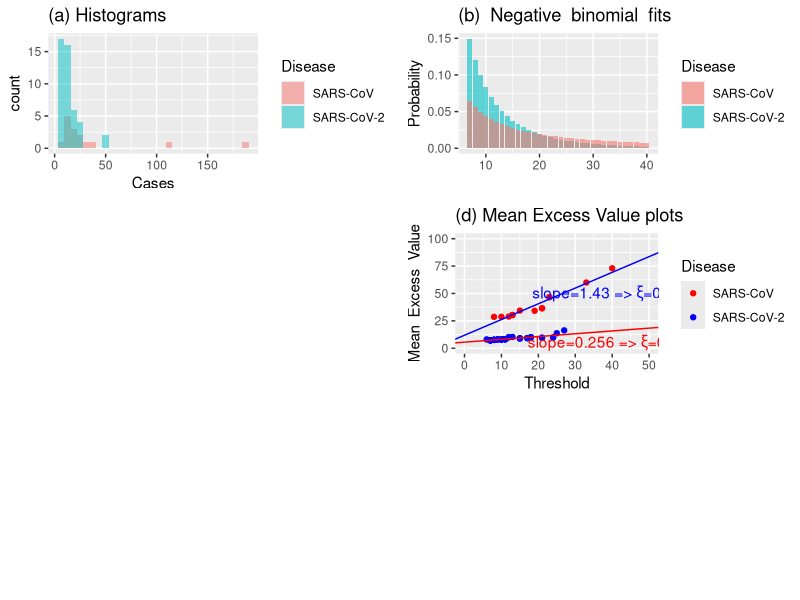

The R source for this figure: (Note: this script raises an error after producing the figure.)
setwd("C:/Users/antoi/Dropbox/Post doc ENSAI/PNAS")

library(ggplot2)

require(grid)
grid.newpage()
pushViewport(viewport(layout = grid.layout(3,2)))

define_region = function(row, col){
  viewport(layout.pos.row=row, layout.pos.col=col)
}

############################################

#data

Z=c(10,9,6.5,11,11,8,7,7,25,8,7,9,12,27,21,17,15,11,10,13,7,17.5,52,7,8,7,18,24,11,51,21,15,7,9,17,12,24,8,11,10,10,8,8,11,15,21,19,13,13,33,112,21,23,23,40,187,15,10,8,12)

Z=round(Z)

#####################################

data <- data.frame(
  Disease = c( rep("SARS-CoV ", 15), rep("SARS-CoV-2", 45) ),
  Cases = c( Z[46:60], Z[1:45] )
)

p=ggplot(data, aes(x=Cases,fill=Disease)) +
  geom_histogram(alpha=0.5,position="identity")


print(p+labs(title = "(a) Histograms"),vp=define_region(1,1))

###########################################


Z=c(10,9,6.5,11,11,8,7,7,25,8,7,9,12,27,21,17,15,11,10,13,7,17.5,52,7,8,7,18,24,11,51,21,15,7,9,17,12,24,8,11,10,10,8,8,11,15,21,19,13,13,33,112,21,23,23,40,187,15,10,8,12)

Z=round(Z)

Zcov=Z[1:45] #SARS-CoV-2

Zsars=Z[46:60] #SARS-CoV

f=function(theta){
  return(-sum(log((dnbinom(Zcov,size=theta[1],mu=theta[2]))/(1-pnbinom(6,size=theta[1],mu=theta[2])))))
}

thetahatcov=optim(fn=f,par=c(100,100))$par

cumsum(dnbinom(7:100,size=thetahatcov[1],mu=thetahatcov[2])/(1-pnbinom(6,size=thetahatcov[1],mu=thetahatcov[2])))

#######################################


f=function(theta){
  return(-sum(log((dnbinom(Zsars,size=theta[1],mu=theta[2]))/(1-pnbinom(6,size=theta[1],mu=theta[2])))))
}

thetahatsars=optim(fn=f,par=c(100,100))$par

cumsum(dnbinom(7:100,size=thetahatsars[1],mu=thetahatsars[2])/(1-pnbinom(6,size=thetahatsars[1],mu=thetahatsars[2])))

data <- data.frame(
  Disease = c( rep("SARS-CoV-2", 34), rep("SARS-CoV ", 34) ),
  probs = c((dnbinom(7:40,size=thetahatcov[1],mu=thetahatcov[2])/(1-pnbinom(6,size=thetahatcov[1],mu=thetahatcov[2]))),(dnbinom(7:40,size=thetahatsars[1],mu=thetahatsars[2])/(1-pnbinom(6,size=thetahatsars[1],mu=thetahatsars[2])))),
  xaxis = c((7:40),(7:40))
)

p=ggplot(data,aes(x = xaxis, y = probs, fill = Disease)) +
  geom_col(alpha=0.6,position="identity") +
  labs(title = "(b)  Negative  binomial  fits",
       x = "",
       y = "Probability") 

print(p,vp=define_region(1,2))


###########################################



Z=c(10,9,6.5,11,11,8,7,7,25,8,7,9,12,27,21,17,15,11,10,13,7,17.5,52,7,8,7,18,24,11,51,21,15,7,9,17,12,24,8,11,10,10,8,8,11,15,21,19,13,13,33,112,21,23,23,40,187,15,10,8,12)

Z=round(Z)

Ztot=Z

Z=Z[46:60] 

########################################

Z=Ztot[1:45] #SARS-CoV-2

vecucov2=sort(Z)

meanexcesscov2=rep(0,length(vecucov2))

i=1

while(i<=length(vecucov2)){
  
  meanexcesscov2[i]=mean(Z[which(Z>=vecucov2[i])]-vecucov2[i])
  
  i=i+1
}

Z=Ztot[46:60] #SARS-CoV

vecu=sort(Z)

meanexcess=rep(0,length(vecu))

i=1

while(i<=length(vecu)){
  
  meanexcess[i]=mean(Z[which(Z>=vecu[i])]-vecu[i])
  
  i=i+1
}

#####################################

data <- data.frame(
  Disease = c( rep("SARS-CoV ", 15), rep("SARS-CoV-2", 45) ),
  Excess = c( meanexcess, meanexcesscov2 ),
  Threshold = c( vecu , vecucov2 )
)

linreg=lm(meanexcess[1:13]~vecu[1:13])$coefficients

linreg2=lm(meanexcesscov2[1:43]~vecucov2[1:43])$coefficients

p=ggplot(data, aes(x=Threshold, y=Excess,col=Disease)) +
  scale_color_manual(values = c("red", "blue")) +
  geom_point() + ylim(c(0, 100)) + xlim(c(0,50))+ 
  geom_abline(intercept = linreg[1], slope = linreg[2],color="blue") +
  geom_abline(intercept = linreg2[1], slope = linreg2[2],color="red") +
  annotate(geom="text",x=40, y=50, label=expression(paste(slope,'=1.43',' => ',xi,'=0.589')),color="blue") +
  annotate(geom="text",x=40, y=5, label=expression(paste(slope,'=0.256',' => ',xi,'=0.204')),color="red") +
  ylab("Mean  Excess  Value")

print(p+labs(title = "(d) Mean Excess Value plots")
      ,vp=define_region(2,2))

##############################################



Z=c(10,9,6.5,11,11,8,7,7,25,8,7,9,12,27,21,17,15,11,10,13,7,17.5,52,7,8,7,18,24,11,51,21,15,7,9,17,12,24,8,11,10,10,8,8,11,15,21,19,13,13,33,112,21,23,23,40,187,15,10,8,12)

Z=round(Z)

Z60=Z

Ztot=Z

Z=Z[46:60]

########################################

Z=Ztot[1:45] #SARS-CoV-2

vecu=sort(Z)

meanexcess=rep(0,length(vecu))

i=1

while(i<=length(vecu)){
  
  meanexcess[i]=mean(Z[which(Z>=vecu[i])]-vecu[i])
  
  i=i+1
}


linreg=lm(meanexcess[1:43]~vecu[1:43])$coefficients


linreg[2]/(1+linreg[2]) #approximation of xi

Z=Ztot[46:60] #SARS-CoV

vecu=sort(Z)

meanexcess=rep(0,length(vecu))

i=1

while(i<=length(vecu)){
  
  meanexcess[i]=mean(Z[which(Z>=vecu[i])]-vecu[i])
  
  i=i+1
}

linreg=lm(meanexcess[1:13]~vecu[1:13])$coefficients

abline(a=linreg[1],b=linreg[2],col="blue")

linreg[2]/(1+linreg[2]) #approximation of the xi

#####################################


ddgpd=function(k,igamma,sigma){
  return((1+igamma*k/sigma)^(-1/igamma)-(1+igamma*(k+1)/sigma)^(-1/igamma))
} #mass function


Z=c(10,9,6.5,11,11,8,7,7,25,8,7,9,12,27,21,17,15,11,10,13,7,17.5,52,7,8,7,18,24,11,51,21,15,7,9,17,12,24,8,11,10,10,8,8,11,15,21,19,13,13,33,112,21,23,23,40,187,15,10,8,12)

Z=round(Z)

Z=Z[1:45] #SARS-CoV-2

Ztot=Z

################derivatives approximations###################

llfunction=function(theta){
  igamma=theta[1]
  sigma=theta[2]
  return(-sum(log((ddgpd(Z,igamma,sigma)))))
}

llfunction2=function(igamma,sigma){
  return(-sum(log(((1+igamma*Z/sigma)^(-1/igamma)-(1+igamma*(Z+1)/sigma)^(-1/igamma)))))
}

dllfunction2gamma=function(igamma,sigma){
  return((llfunction2(igamma+0.001,sigma)-llfunction2(igamma,sigma))/0.001)
}

dllfunction2gammasigma=function(igamma,sigma){
  return((dllfunction2gamma(igamma,sigma+0.001)-dllfunction2gamma(igamma,sigma))/0.001)
}

dllfunction2gamma2=function(igamma,sigma){
  return((dllfunction2gamma(igamma+0.001,sigma)-dllfunction2gamma(igamma,sigma))/0.001)
}

dllfunction2sigma=function(igamma,sigma){
  return((llfunction2(igamma,sigma+0.001)-llfunction2(igamma,sigma))/0.001)
}

dllfunction2sigma2=function(igamma,sigma){
  return((dllfunction2sigma(igamma,sigma+0.001)-dllfunction2sigma(igamma,sigma))/0.001)
}

k=1

#vecu=1:20

vecu=unique(sort(Ztot))

vecgamma=rep(0,length(vecu))

vecgammahillcovid=rep(0,length(vecu))

vecgammasuphillcovid=rep(0,length(vecu))

vecgammainfhillcovid=rep(0,length(vecu))

vecgammainf=rep(0,length(vecu))

vecgammasup=rep(0,length(vecu))

vecsigma=rep(0,length(vecu))

vecsigmainf=rep(0,length(vecu))

vecsigmasup=rep(0,length(vecu))

while(k<=length(vecu)){
  
  Z=Ztot[which(Ztot>=vecu[k])]-vecu[k]
  
  nk=length(Z)
  
  thetahat=optim(fn=llfunction,par=c(0.25,0.5))$par #D-GPD fit
  
  vecgammahillcovid[k]=mean(log(Ztot[which(Ztot>=rev(vecu)[k])]/rev(vecu)[k])) #hill estimator
  
  vecgammasuphillcovid[k]=vecgammahillcovid[k]*(1+qnorm(0.95)/sqrt(nk))
  
  vecgammainfhillcovid[k]=vecgammahillcovid[k]*(1+qnorm(0.05)/sqrt(nk))
  
  vecgamma[k]=thetahat[1]
  
  vecsigma[k]=thetahat[2]
  
  I11=dllfunction2gamma2(thetahat[1],thetahat[2])
  
  I12=dllfunction2gammasigma(thetahat[1],thetahat[2])
  
  I21=I12
  
  I22=dllfunction2sigma2(thetahat[1],thetahat[2])
  
  matI=matrix(c(I11,I12,I21,I22),2,2)
  
  varhat=solve(matI)[1,1]
  
  varhatsigma=solve(matI)[2,2]
  
  vecgammasup[k]=vecgamma[k]+sqrt(varhat)*qnorm(0.95) #upper bound for xi
  
  vecgammainf[k]=vecgamma[k]+sqrt(varhat)*qnorm(0.05) #lower bound for xi
  
  vecsigmasup[k]=vecsigma[k]+sqrt(varhatsigma)*qnorm(0.95) #upper bound for sigma
  
  vecsigmainf[k]=vecsigma[k]+sqrt(varhatsigma)*qnorm(0.05) #lower bound for sigma
  
  k=k+1
  
}

vecgamma

vecgammacovid=vecgamma

vecgammainfcovid=vecgammainf

vecgammasupcovid=vecgammasup

vecsigmacovid=vecsigma

vecsigmasupcovid=vecsigmasup

vecsigmainfcovid=vecsigmainf

vecucovid=vecu

####################################

Z=c(10,9,6.5,11,11,8,7,7,25,8,7,9,12,27,21,17,15,11,10,13,7,17.5,52,7,8,7,18,24,11,51,21,15,7,9,17,12,24,8,11,10,10,8,8,11,15,21,19,13,13,33,112,21,23,23,40,187,15,10,8,12)

Z=round(Z)

Z=Z[46:60] #SARS-CoV

Ztot=Z

###################################

llfunction=function(theta){
  igamma=theta[1]
  sigma=theta[2]
  return(-sum(log((ddgpd(Z,igamma,sigma)))))
} #log-likelihood function

k=1

vecu=unique(sort(Ztot))

vecu=c(6,vecu)

vecgamma=rep(0,length(vecu))

vecgammainf=rep(0,length(vecu))

vecgammasup=rep(0,length(vecu))

vecgammahillsars=rep(0,length(vecu))

vecgammainfhillsars=rep(0,length(vecu))

vecgammasuphillsars=rep(0,length(vecu))

vecsigma=rep(0,length(vecu))

vecsigmasup=rep(0,length(vecu))

vecsigmainf=rep(0,length(vecu))

while(k<=length(vecu)){
  
  Z=Ztot[which(Ztot>=vecu[k])]-vecu[k]
  
  nk=length(Z)
  
  thetahat=optim(fn=llfunction,par=c(0.25,0.5))$par
  
  vecgammahillsars[k]=mean(log(Ztot[which(Ztot>=rev(vecu)[k])]/rev(vecu)[k])) #hill estimator
  
  vecgammasuphillsars[k]=vecgammahillsars[k]*(1+qnorm(0.95)/sqrt(nk))
  
  vecgammainfhillsars[k]=vecgammahillsars[k]*(1+qnorm(0.05)/sqrt(nk))
  
  vecgamma[k]=thetahat[1]
  
  vecsigma[k]=thetahat[2]
  
  I11=dllfunction2gamma2(thetahat[1],thetahat[2])
  
  I12=dllfunction2gammasigma(thetahat[1],thetahat[2])
  
  I21=I12
  
  I22=dllfunction2sigma2(thetahat[1],thetahat[2])
  
  matI=matrix(c(I11,I12,I21,I22),2,2)
  
  varhat=solve(matI)[1,1]
  
  varhatsigma=solve(matI)[2,2]
  
  vecgammasup[k]=vecgamma[k]+sqrt(varhat)*qnorm(0.95) #upper bound for xi
  
  vecgammainf[k]=vecgamma[k]+sqrt(varhat)*qnorm(0.05) #lower bound for xi
  
  vecsigmasup[k]=vecsigma[k]+sqrt(varhatsigma)*qnorm(0.95) #upper bound for sigma
  
  vecsigmainf[k]=vecsigma[k]+sqrt(varhatsigma)*qnorm(0.05) #lower bound for sigma
  
  k=k+1
  
}

vecgamma

vecgammasars=vecgamma

vecgammainfsars=vecgammainf

vecgammasupsars=vecgammasup

vecsigmasars=vecsigma

vecsigmainfsars=vecsigmainf

vecsigmasupsars=vecsigmasup

vecusars=vecu

########################################

Z60=c(10,9,6.5,11,11,8,7,7,25,8,7,9,12,27,21,17,15,11,10,13,7,17.5,52,7,8,7,18,24,11,51,21,15,7,9,17,12,24,8,11,10,10,8,8,11,15,21,19,13,13,33,112,21,23,23,40,187,15,10,8,12)

n=length(Z60)

vechill=rep(0,n-1)

vecu60=rep(0,n-1)

k=2

while(k<=n){
  
  vecu60[k-1]=rev(sort(Z60))[k]
  
  vechill[k-1]=mean(log(Z60[which(Z60>=vecu60[k-1])]/vecu60[k-1])) #hill estimator
  
  k=k+1
}

vecgammahill=unique(rev(vechill))

vecuhill=unique(rev(vecu60))

data <- data.frame(
  Disease = c( rep("SARS-CoV ", 13), rep("SARS-CoV-2", 17), rep("Pooled data",59) ),
  Tail_Index = c( vecgammahillsars , vecgammahillcovid , vechill ),
  Threshold = c( vecusars , vecucovid , vecu60 ),
  CIdown=c( vecgammainfhillsars , vecgammainfhillcovid , rep(-10,59) ),
  CIup=c( vecgammasuphillsars , vecgammasuphillcovid , rep(-10,59) )
)

p=ggplot(data,aes(x=Threshold, y=Tail_Index,col=Disease)) +
  scale_color_manual(values = c("black", "red", "blue")) +
  geom_point(aes(x=Threshold, y=Tail_Index,col=Disease)) + geom_line() +
  geom_point(aes(x=Threshold, y=CIdown,col=Disease))  + geom_line(aes(x=Threshold, y=CIdown,col=Disease),linetype="dashed") +
  geom_point(aes(x=Threshold, y=CIup,col=Disease))  + geom_line(aes(x=Threshold, y=CIup,col=Disease),linetype="dashed") +
  ylim(c(-0.5, 1.5)) + xlim(c(6,25)) +
  geom_line() + 
  #geom_abline(intercept = 0.25, slope = 0,color="red",linetype="dotted") +
  #geom_abline(intercept = 0.8, slope = 0,color="blue",linetype="dotted") +
  #geom_abline(intercept = 0.6, slope = 0,color="black",linetype="dotted") + 
  #annotate(geom="text",x=22, y=0.8, label=expression(paste(xi,'=0.8')),color="blue") +
  #annotate(geom="text",x=22, y=0.6, label=expression(paste(xi,'=0.6')),color="black") +
  #annotate(geom="text",x=22, y=0.25, label=expression(paste(xi,'=0.25')),color="red") +
  ylab("Tail  Index") 


print(p+labs(title = "(c) Tail index plots")#+theme_bw()+theme(panel.border = element_blank(), panel.grid.major = element_blank(),
      #                 panel.grid.minor = element_blank(), axis.line = element_line(colour = "black"))
      ,vp=define_region(2,1))

###########################################

Z=c(10,9,6.5,11,11,8,7,7,25,8,7,9,12,27,21,17,15,11,10,13,7,17.5,52,7,8,7,18,24,11,51,21,15,7,9,17,12,24,8,11,10,10,8,8,11,15,21,19,13,13,33,112,21,23,23,40,187,15,10,8,12)

Z=round(Z)

Z60=Z

Ztot=Z

Z=Z[46:60]

########################################

Z=Ztot[1:45] #SARS-CoV-2

vecu=sort(Z)

meanexcess=rep(0,length(vecu))

i=1

while(i<=length(vecu)){
  
  meanexcess[i]=mean(Z[which(Z>=vecu[i])]-vecu[i])
  
  i=i+1
}


linreg=lm(meanexcess[1:43]~vecu[1:43])$coefficients


linreg[2]/(1+linreg[2]) #approximation of xi

Z=Ztot[46:60] #SARS-CoV

vecu=sort(Z)

meanexcess=rep(0,length(vecu))

i=1

while(i<=length(vecu)){
  
  meanexcess[i]=mean(Z[which(Z>=vecu[i])]-vecu[i])
  
  i=i+1
}

linreg=lm(meanexcess[1:13]~vecu[1:13])$coefficients

abline(a=linreg[1],b=linreg[2],col="blue")

linreg[2]/(1+linreg[2]) #approximation of the xi

#####################################

ddgpd=function(k,igamma,sigma){
  return((1+igamma*k/sigma)^(-1/igamma)-(1+igamma*(k+1)/sigma)^(-1/igamma))
} #mass function


Z=c(10,9,6.5,11,11,8,7,7,25,8,7,9,12,27,21,17,15,11,10,13,7,17.5,52,7,8,7,18,24,11,51,21,15,7,9,17,12,24,8,11,10,10,8,8,11,15,21,19,13,13,33,112,21,23,23,40,187,15,10,8,12)

Z=round(Z)

Z=Z[1:45] #SARS-CoV-2

Ztot=Z

################derivatives approximations###################

llfunction=function(theta){
  igamma=theta[1]
  sigma=theta[2]
  return(-sum(log((ddgpd(Z,igamma,sigma)))))
}

llfunction2=function(igamma,sigma){
  return(-sum(log(((1+igamma*Z/sigma)^(-1/igamma)-(1+igamma*(Z+1)/sigma)^(-1/igamma)))))
}

dllfunction2gamma=function(igamma,sigma){
  return((llfunction2(igamma+0.001,sigma)-llfunction2(igamma,sigma))/0.001)
}

dllfunction2gammasigma=function(igamma,sigma){
  return((dllfunction2gamma(igamma,sigma+0.001)-dllfunction2gamma(igamma,sigma))/0.001)
}

dllfunction2gamma2=function(igamma,sigma){
  return((dllfunction2gamma(igamma+0.001,sigma)-dllfunction2gamma(igamma,sigma))/0.001)
}

dllfunction2sigma=function(igamma,sigma){
  return((llfunction2(igamma,sigma+0.001)-llfunction2(igamma,sigma))/0.001)
}

dllfunction2sigma2=function(igamma,sigma){
  return((dllfunction2sigma(igamma,sigma+0.001)-dllfunction2sigma(igamma,sigma))/0.001)
}

k=1

#vecu=1:20

vecu=unique(sort(Ztot))

vecgamma=rep(0,length(vecu))

vecgammainf=rep(0,length(vecu))

vecgammasup=rep(0,length(vecu))

vecsigma=rep(0,length(vecu))

vecsigmainf=rep(0,length(vecu))

vecsigmasup=rep(0,length(vecu))

while(k<=length(vecu)){
  
  Z=Ztot[which(Ztot>=vecu[k])]-vecu[k]
  
  nk=length(Z)
  
  thetahat=optim(fn=llfunction,par=c(0.25,0.5))$par #D-GPD fit
  
  vecgamma[k]=thetahat[1]
  
  vecsigma[k]=thetahat[2]
  
  I11=dllfunction2gamma2(thetahat[1],thetahat[2])
  
  I12=dllfunction2gammasigma(thetahat[1],thetahat[2])
  
  I21=I12
  
  I22=dllfunction2sigma2(thetahat[1],thetahat[2])
  
  matI=matrix(c(I11,I12,I21,I22),2,2)
  
  varhat=solve(matI)[1,1]
  
  varhatsigma=solve(matI)[2,2]
  
  vecgammasup[k]=vecgamma[k]+sqrt(varhat)*qnorm(0.95) #upper bound for xi
  
  vecgammainf[k]=vecgamma[k]+sqrt(varhat)*qnorm(0.05) #lower bound for xi
  
  vecsigmasup[k]=vecsigma[k]+sqrt(varhatsigma)*qnorm(0.95) #upper bound for sigma
  
  vecsigmainf[k]=vecsigma[k]+sqrt(varhatsigma)*qnorm(0.05) #lower bound for sigma
  
  k=k+1
  
}

vecgamma

vecgammacovid=vecgamma

vecgammainfcovid=vecgammainf

vecgammasupcovid=vecgammasup

vecsigmacovid=vecsigma

vecsigmasupcovid=vecsigmasup

vecsigmainfcovid=vecsigmainf

vecucovid=vecu

####################################

Z=c(10,9,6.5,11,11,8,7,7,25,8,7,9,12,27,21,17,15,11,10,13,7,17.5,52,7,8,7,18,24,11,51,21,15,7,9,17,12,24,8,11,10,10,8,8,11,15,21,19,13,13,33,112,21,23,23,40,187,15,10,8,12)

Z=round(Z)

Z=Z[46:60] #SARS-CoV

Ztot=Z

###################################

llfunction=function(theta){
  igamma=theta[1]
  sigma=theta[2]
  return(-sum(log((ddgpd(Z,igamma,sigma)))))
} #log-likelihood function

k=1

vecu=unique(sort(Ztot))

vecu=c(6,vecu)

vecgamma=rep(0,length(vecu))

vecgammainf=rep(0,length(vecu))

vecgammasup=rep(0,length(vecu))

vecsigma=rep(0,length(vecu))

vecsigmasup=rep(0,length(vecu))

vecsigmainf=rep(0,length(vecu))

while(k<=length(vecu)){
  
  Z=Ztot[which(Ztot>=vecu[k])]-vecu[k]
  
  nk=length(Z)
  
  thetahat=optim(fn=llfunction,par=c(0.25,0.5))$par
  
  vecgamma[k]=thetahat[1]
  
  vecsigma[k]=thetahat[2]
  
  I11=dllfunction2gamma2(thetahat[1],thetahat[2])
  
  I12=dllfunction2gammasigma(thetahat[1],thetahat[2])
  
  I21=I12
  
  I22=dllfunction2sigma2(thetahat[1],thetahat[2])
  
  matI=matrix(c(I11,I12,I21,I22),2,2)
  
  varhat=solve(matI)[1,1]
  
  varhatsigma=solve(matI)[2,2]
  
  vecgammasup[k]=vecgamma[k]+sqrt(varhat)*qnorm(0.95) #upper bound for xi
  
  vecgammainf[k]=vecgamma[k]+sqrt(varhat)*qnorm(0.05) #lower bound for xi
  
  vecsigmasup[k]=vecsigma[k]+sqrt(varhatsigma)*qnorm(0.95) #upper bound for sigma
  
  vecsigmainf[k]=vecsigma[k]+sqrt(varhatsigma)*qnorm(0.05) #lower bound for sigma
  
  k=k+1
  
}

vecgamma

vecgammasars=vecgamma

vecgammainfsars=vecgammainf

vecgammasupsars=vecgammasup

vecsigmasars=vecsigma

vecsigmainfsars=vecsigmainf

vecsigmasupsars=vecsigmasup

vecusars=vecu

########################################

n=length(Z60)

vechill=rep(0,n-1)

vecu60=rep(0,n-1)

k=2

while(k<=n){
  
  vecu60[k-1]=rev(sort(Z60))[k]
  
  vechill[k-1]=mean(log(Z60[which(Z60>=vecu60[k-1])]/vecu60[k-1])) #hill estimator
  
  k=k+1
}

vecgammahill=unique(rev(vechill))

vecuhill=unique(rev(vecu60))

data <- data.frame(
  Disease = c( rep("SARS-CoV ", 13), rep("SARS-CoV-2", 17), rep("Pooled data",22) ),
  Tail_Index = c( vecgammasars , vecgammacovid , vecgammahill ),
  Threshold = c( vecusars , vecucovid , vecuhill ),
  CIdown=c( vecgammainfsars , vecgammainfcovid , rep(-10,22) ),
  CIup=c( vecgammasupsars , vecgammasupcovid , rep(-10,22) )
)

p=ggplot(data,aes(x=Threshold, y=Tail_Index,col=Disease)) +
  scale_color_manual(values = c("black", "red", "blue")) +
  geom_point(aes(x=Threshold, y=Tail_Index,col=Disease)) + geom_line() +
  geom_point(aes(x=Threshold, y=CIdown,col=Disease))  + geom_line(aes(x=Threshold, y=CIdown,col=Disease),linetype="dashed") +
  geom_point(aes(x=Threshold, y=CIup,col=Disease))  + geom_line(aes(x=Threshold, y=CIup,col=Disease),linetype="dashed") +
  ylim(c(-1, 3)) + xlim(c(5,22)) +
  geom_line() + 
  #geom_abline(intercept = 0.25, slope = 0,color="red",linetype="dotted") +
  #geom_abline(intercept = 0.8, slope = 0,color="blue",linetype="dotted") +
  #geom_abline(intercept = 0.6, slope = 0,color="black",linetype="dotted") + 
  #annotate(geom="text",x=22, y=0.8, label=expression(paste(xi,'=0.8')),color="blue") +
  #annotate(geom="text",x=22, y=0.6, label=expression(paste(xi,'=0.6')),color="black") +
  #annotate(geom="text",x=22, y=0.25, label=expression(paste(xi,'=0.25')),color="red") +
  ylab("Tail  Index") 


print(p+labs(title = "(e) Tail index plots D-GPD")#+theme_bw()+theme(panel.border = element_blank(), panel.grid.major = element_blank(),
      #                 panel.grid.minor = element_blank(), axis.line = element_line(colour = "black"))
      ,vp=define_region(3,1))

#################################################################


sigma=1

igamma=0.5

ddgpd=function(k,igamma,sigma){
  return((1+igamma*k/sigma)^(-1/igamma)-(1+igamma*(k+1)/sigma)^(-1/igamma))
}

####################################

#n=1000

#Z=sample(x = 0:100, n, replace = T, prob = ddgpd(0:100,0.5,1))

####################################

Z=c(10,9,6.5,11,11,8,7,7,25,8,7,9,12,27,21,17,15,11,10,13,7,17.5,52,7,8,7,18,24,11,51,21,15,7,9,17,12,24,8,11,10,10,8,8,11,15,21,19,13,13,33,112,21,23,23,40,187,15,10,8,12)

Z=round(Z)

Z=Z[1:45]

Ztot=Z

###################################

# Z=read.table(file="korea_pnas.txt",header=F)
# 
# Z=Z[,1]
# 
# n=length(Z)
# 
# Ztot=Z

###################################

llfunction=function(theta){
  igamma=theta[1]
  sigma=theta[2]
  return(-sum(log((ddgpd(Z,igamma,sigma)))))
}

k=1

#vecu=1:20

vecu=unique(sort(Ztot))

vecgamma=rep(0,length(vecu))

vecsigma=rep(0,length(vecu))

vecmass=rep(0,length(vecu))

while(k<=length(vecu)){
  
  Z=Ztot[which(Ztot>=vecu[k])]-vecu[k]
  
  vecgamma[k]=optim(fn=llfunction,par=c(0.25,0.5))$par[1]
  
  vecsigma[k]=optim(fn=llfunction,par=c(0.25,0.5))$par[2]
  
  vecmass[k]=ddgpd(vecu[k],vecgamma[k],vecsigma[k])
  
  k=k+1
  
}

vecgamma

vecgammacovid=vecgamma

vecsigmacovid=vecsigma

vecmasscovid=vecmass

vecucovid=vecu

####################################

Z=c(10,9,6.5,11,11,8,7,7,25,8,7,9,12,27,21,17,15,11,10,13,7,17.5,52,7,8,7,18,24,11,51,21,15,7,9,17,12,24,8,11,10,10,8,8,11,15,21,19,13,13,33,112,21,23,23,40,187,15,10,8,12)

Z=round(Z)

Z=Z[46:60]

Ztot=Z

###################################

# Z=read.table(file="korea_pnas.txt",header=F)
# 
# Z=Z[,1]
# 
# n=length(Z)
# 
# Ztot=Z

###################################

llfunction=function(theta){
  igamma=theta[1]
  sigma=theta[2]
  return(-sum(log((ddgpd(Z,igamma,sigma)))))
}

k=1

#vecu=1:20

vecu=unique(sort(Ztot))

vecu=c(6,vecu)

vecgamma=rep(0,length(vecu))

vecsigma=rep(0,length(vecu))

vecmass=rep(0,length(vecu))

while(k<=length(vecu)){
  
  Z=Ztot[which(Ztot>=vecu[k])]-vecu[k]
  
  vecgamma[k]=optim(fn=llfunction,par=c(0.25,0.5))$par[1]
  
  vecsigma[k]=optim(fn=llfunction,par=c(0.25,0.5))$par[2]
  
  vecmass[k]=ddgpd(vecu[k],vecgamma[k],vecsigma[k])
  
  k=k+1
  
}

vecgamma

vecgammasars=vecgamma

vecsigmasars=vecsigma

vecmasssars=vecmass

vecusars=vecu

ycovid=log(ddgpd(0:100,vecgammacovid[5],vecsigmacovid[5]))

ysars=log(ddgpd(0:100,vecgammasars[3],vecsigmasars[3]))

ycovid6=log(ddgpd(0:100,vecgammacovid[1],vecsigmacovid[1]))

ysars6=log(ddgpd(0:100,vecgammasars[1],vecsigmasars[1]))

data <- data.frame(
  Disease = c( rep("SARS-CoV ", 101), rep("SARS-CoV-2", 101)),
  Tail_Index = c(ysars,ycovid),
  Tail_Index6 = c(ysars6,ycovid6),
  Threshold = rep((0:100),2)
)

p=ggplot(data,aes(x=Threshold, y=Tail_Index,col=Disease)) +
  scale_color_manual(values = c("red", "blue")) +
  geom_point(aes(x=Threshold, y=Tail_Index,col=Disease),size=0.1) + geom_line() +
  geom_point(aes(x=Threshold, y=Tail_Index6,col=Disease),size=0.1) + geom_line() +
  ylim(c(-10,0)) + xlim(c(0,101)) +
  geom_line() + 
  #geom_abline(intercept = 0.25, slope = 0,color="red",linetype="dotted") +
  #geom_abline(intercept = 0.8, slope = 0,color="blue",linetype="dotted") +
  #geom_abline(intercept = 0.6, slope = 0,color="black",linetype="dotted") + 
  #annotate(geom="text",x=22, y=0.8, label=expression(paste(xi,'=0.8')),color="blue") +
  #annotate(geom="text",x=22, y=0.6, label=expression(paste(xi,'=0.6')),color="black") +
  #annotate(geom="text",x=22, y=0.25, label=expression(paste(xi,'=0.25')),color="red") +
  ylab("log(Probability)") + xlab("k")


print(p+labs(title = "(f) D-GPD log-mass functions")#+theme_bw()+theme(panel.border = element_blank(), panel.grid.major = element_blank(),
      #                 panel.grid.minor = element_blank(), axis.line = element_line(colour = "black"))
      ,vp=define_region(3,2))